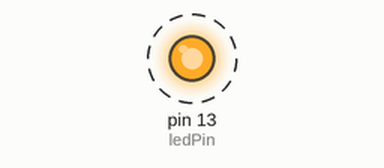
Simulated run of this sketch. Board: Arduino Uno, built with avr-gcc and run on an emulated ATmega328P. Parts: output pins drawn as LEDs (lit = HIGH). Dashed ring = blinking.

Above: at 0.05 s.
Timing chart, 0 to 3.0 s (numbered marks = the images above):
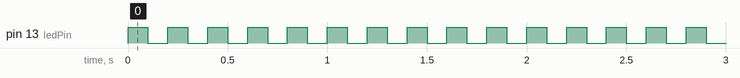

Measured:
- by itself, pin 13 (ledPin): alternates HIGH for 0.10 s and LOW for 0.10 s

The sketch:

Blink.pde
```cpp
/*
 * Blink
 *
 * The basic Arduino example.  Turns on an LED on for one second,
 * then off for one second, and so on...  We use pin 13 because,
 * depending on your Arduino board, it has either a built-in LED
 * or a built-in resistor so that you need only an LED.
 *
 * http://www.arduino.cc/en/Tutorial/Blink
 */

int ledPin = 13;                // LED connected to digital pin 13

void setup()                    // run once, when the sketch starts
{
  pinMode(ledPin, OUTPUT);      // sets the digital pin as output
}

void loop()                     // run over and over again
{
  digitalWrite(ledPin, HIGH);   // sets the LED on
  delay(100);                  // waits for a given time period
  digitalWrite(ledPin, LOW);    // sets the LED off
  delay(100);                  // waits for a given time period
}
```

Blink.cpp
```cpp
#include "WProgram.h"
/*
 * Blink
 *
 * The basic Arduino example.  Turns on an LED on for one second,
 * then off for one second, and so on...  We use pin 13 because,
 * depending on your Arduino board, it has either a built-in LED
 * or a built-in resistor so that you need only an LED.
 *
 * http://www.arduino.cc/en/Tutorial/Blink
 */

int ledPin = 13;                // LED connected to digital pin 13

void setup()                    // run once, when the sketch starts
{
  pinMode(ledPin, OUTPUT);      // sets the digital pin as output
}

void loop()                     // run over and over again
{
  digitalWrite(ledPin, HIGH);   // sets the LED on
  delay(100);                  // waits for a given time period
  digitalWrite(ledPin, LOW);    // sets the LED off
  delay(100);                  // waits for a given time period
}
int main(void)
{
	init();

	setup();

	for (;;)
		loop();

	return 0;
}
```
